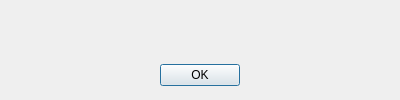
<?xml version="1.0" encoding="UTF-8"?>
<ui version="4.0">
 <class>Dialog</class>
 <widget class="QDialog" name="Dialog">
  <property name="windowModality">
   <enum>Qt::WindowModal</enum>
  </property>
  <property name="geometry">
   <rect>
    <x>0</x>
    <y>0</y>
    <width>400</width>
    <height>100</height>
   </rect>
  </property>
  <property name="windowTitle">
   <string>Made By</string>
  </property>
  <widget class="QDialogButtonBox" name="buttonBox">
   <property name="geometry">
    <rect>
     <x>0</x>
     <y>60</y>
     <width>400</width>
     <height>30</height>
    </rect>
   </property>
   <property name="orientation">
    <enum>Qt::Horizontal</enum>
   </property>
   <property name="standardButtons">
    <set>QDialogButtonBox::Ok</set>
   </property>
   <property name="centerButtons">
    <bool>true</bool>
   </property>
  </widget>
  <widget class="QLabel" name="dLabel">
   <property name="geometry">
    <rect>
     <x>0</x>
     <y>10</y>
     <width>400</width>
     <height>50</height>
    </rect>
   </property>
   <property name="text">
    <string/>
   </property>
   <property name="alignment">
    <set>Qt::AlignHCenter|Qt::AlignTop</set>
   </property>
  </widget>
 </widget>
 <resources/>
 <connections>
  <connection>
   <sender>buttonBox</sender>
   <signal>accepted()</signal>
   <receiver>Dialog</receiver>
   <slot>accept()</slot>
   <hints>
    <hint type="sourcelabel">
     <x>248</x>
     <y>254</y>
    </hint>
    <hint type="destinationlabel">
     <x>157</x>
     <y>274</y>
    </hint>
   </hints>
  </connection>
  <connection>
   <sender>buttonBox</sender>
   <signal>rejected()</signal>
   <receiver>Dialog</receiver>
   <slot>reject()</slot>
   <hints>
    <hint type="sourcelabel">
     <x>316</x>
     <y>260</y>
    </hint>
    <hint type="destinationlabel">
     <x>286</x>
     <y>274</y>
    </hint>
   </hints>
  </connection>
 </connections>
</ui>
